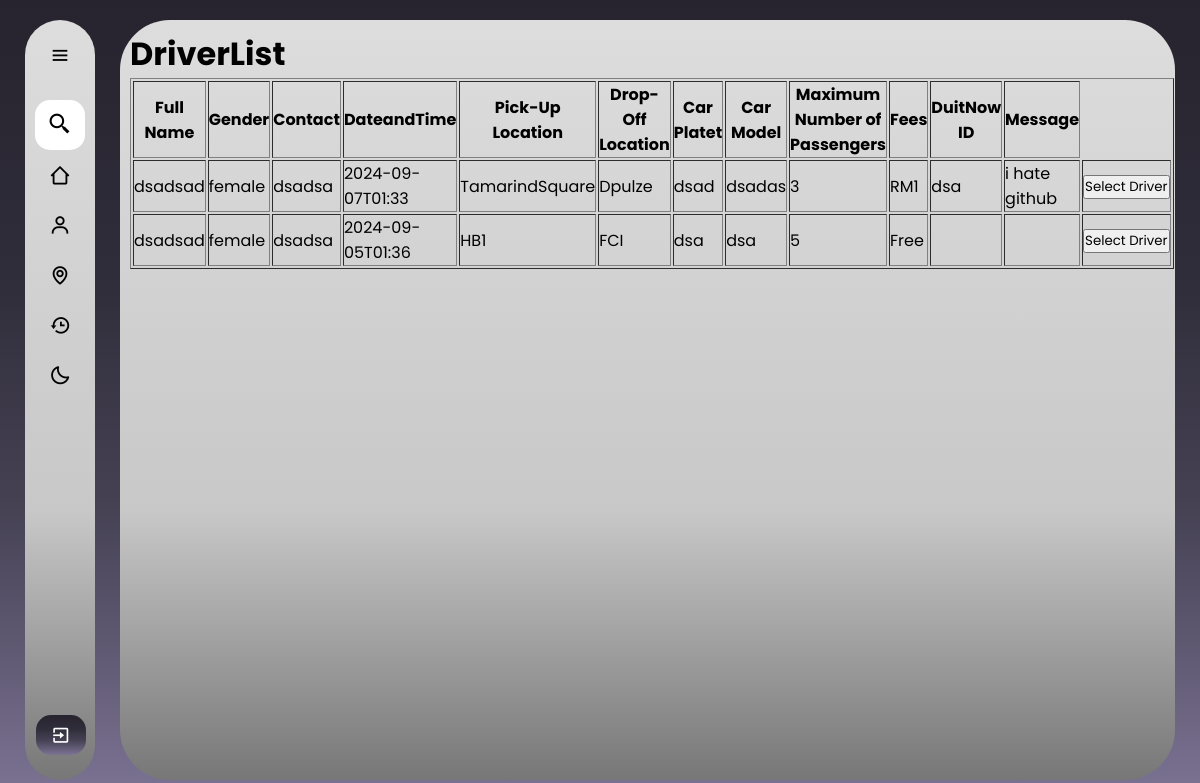
Before: /drivers_list (signed in) with the older database file.
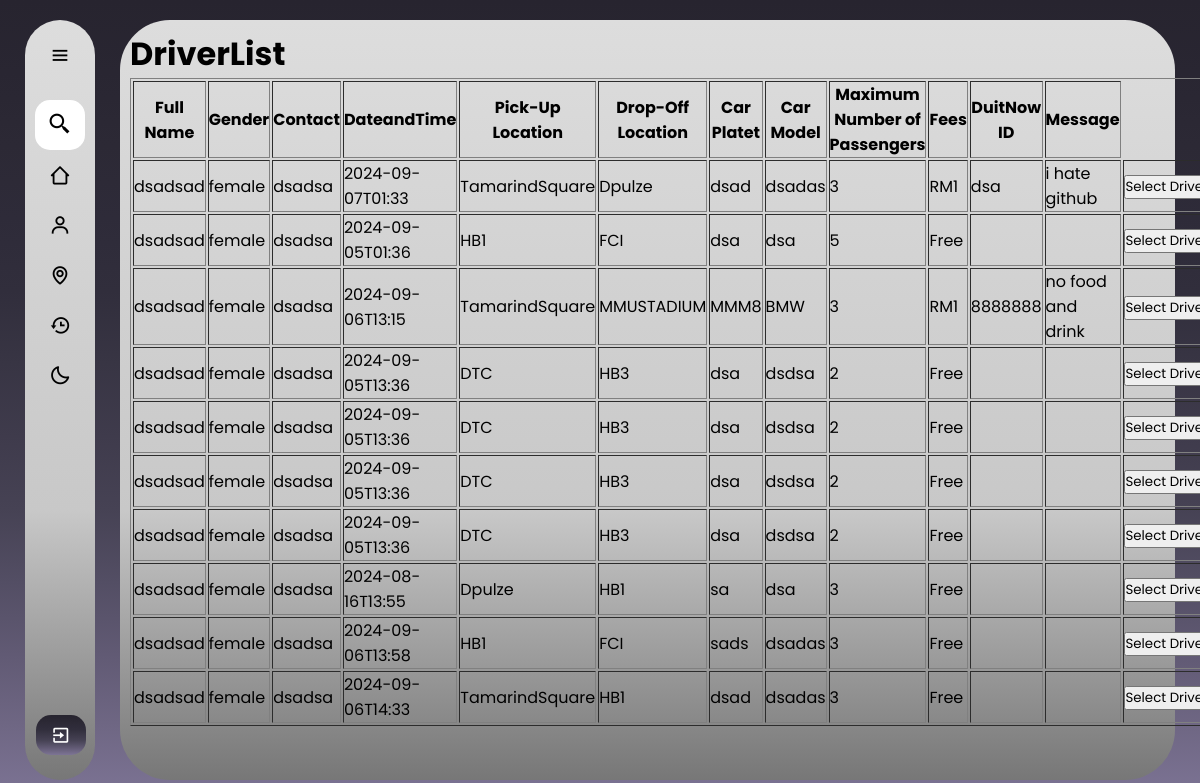
After: the same page with the newer database file.
### web/models.py (models this page shows)
class Profile(db.Model):
    id = db.Column(db.Integer, primary_key=True)
    fullName = db.Column(db.String(150))
    gender = db.Column(db.String(100), nullable=False)
    contact = db.Column(db.String(15), nullable=False)
    user_id = db.Column(db.Integer, db.ForeignKey('user.id'), nullable=False)

class Driverspost(db.Model):
    id = db.Column(db.Integer, primary_key=True)
    dateandTime = db.Column(db.String(10), nullable=False)
    pickup = db.Column(db.String(100), nullable=False)
    dropoff = db.Column(db.String(100), nullable=False)
    carplate = db.Column(db.String(100), nullable=False)
    carmodel = db.Column(db.String(100), nullable=False)
    totalperson = db.Column(db.Integer, nullable=False)
    fees = db.Column(db.String(100), nullable=False)
    duitnowid = db.Column(db.String(100), nullable=False)
    message = db.Column(db.String(100), nullable=False)
    user_id = db.Column(db.Integer, db.ForeignKey('user.id'), nullable=False)
    passenger_matches = db.relationship('PassengerMatch', foreign_keys='PassengerMatch.driver_id', backref='driver_post', lazy=True)

### web/routes.py (the view)
@bp.route('/drivers_list')
@login_required
def drivers_list():
    drivers = Driverspost.query.all()
    profiles = Profile.query.all()
    profile_dict = {profile.user_id: profile for profile in profiles}
    print("Profile Dict:", profile_dict)
    for driver in drivers:
        print(f"Driver ID: {driver.id}, User ID: {driver.user_id}")
    return render_template('drivers_list.html', drivers=drivers, profile_dict=profile_dict)

### web/__init__.py (called while the page is built)
def create_app():
    app = Flask(__name__)
    app.config['SQLALCHEMY_DATABASE_URI'] = 'sqlite:///carpooling.db'
    app.config['SQLALCHEMY_TRACK_MODIFICATIONS'] = False
    app.config['SECRET_KEY'] = 'your_secret_key'
    db.init_app(app)
    login_manager.init_app(app)
    login_manager.login_view = 'login'
    from .models import User, Driverspost, Profile, PassengerMatch
    @login_manager.user_loader
    def load_user(user_id):
        return User.query.get(int(user_id))
    with app.app_context():
        db.create_all()
    from .routes import bp as main_bp
    app.register_blueprint(main_bp)
    return app

### web/templates/drivers_list.html (shortened to what this page needs)
<!DOCTYPE html>
<html lang="en">
  <head>
    <link rel="stylesheet" href="../static/drivers_list.css">
    <link href='https://unpkg.com/boxicons@2.1.4/css/boxicons.min.css' rel='stylesheet'>
  </head>
  <body>
    <div class="sidebar">
      <div class="logo_name">
        <i class='bx bx-menu' id="btn" ></i>
      </div>
      <ul class="nav_list">
        <li>
            <i class='bx bx-search-alt-2' ></i>
            <input type="text" placeholder="Search...">
        </li>
        <li>
          <a href="#">
            <i class='bx bx-home-alt-2' ></i>
          </a>
        </li>
        <li>
          <a href="#">
            <i class='bx bx-user'></i>
          </a>
        </li>
        <li>
          <a href="#">
            <i class='bx bx-map' ></i>
          </a>
        </li>
        <li>
          <a href="#">
            <i class='bx bx-history' ></i>
          </a>
        </li>
        <li>
          <a href="#">
            <i class='bx bx-moon'></i>
          </a>
        </li>
      <div class="profile_content">
        <div class="profile">
          <a href="/">
            <i class='bx bx-exit' id="logout" ></i>
          </a>
        </div>
      </div>
    </div>
    <div class="right_box">
        <h1>DriverList</h1>
    <table border="1">
        <tr>
            <th>Full Name</th>
            <th>Gender</th>
            <th>Contact</th>
            <th>DateandTime</th>
            <th>Pick-Up Location</th>
            <th>Drop-Off Location</th>
            <th>Car Platet</th>
            <th>Car Model</th>
            <th>Maximum Number of Passengers</th>
            <th>Fees</th>
            <th>DuitNow ID</th>
            <th>Message</th>
        </tr>
        {% for driver in drivers %}
        <tr>
            <td>{{ profile_dict[driver.user_id].fullName if profile_dict[driver.user_id] else 'N/A' }}</td>
            <td>{{ profile_dict[driver.user_id].gender if profile_dict[driver.user_id] else 'N/A' }}</td>
            <td>{{ profile_dict[driver.user_id].contact if profile_dict[driver.user_id] else 'N/A' }}</td>
            <td>{{ driver.dateandTime }}</td>
            <td>{{ driver.pickup }}</td>
            <td>{{ driver.dropoff }}</td>
            <td>{{ driver.carplate }}</td>
            <td>{{ driver.carmodel }}</td>
            <td>{{ driver.totalperson }}</td>
            <td>{{ driver.fees }}</td>
            <td>{{ driver.duitnowid }}</td>
            <td>{{ driver.message }}</td>
            <td><form action="{{ url_for('main.select_driver', driver_id=driver.id) }}" method="POST">
                    <input type="submit" value="Select Driver" class="btn">
                </form>
            </td>
        </tr>
        {% endfor %}
    </table>
    </div>
  </body>
</html>

### web/static/drivers_list.css (style rules this page uses)
* { margin: 0; padding: 0; box-sizing: border-box; font-family: "poppins"; }
body { position: relative; min-height: 100vh; width: 100%; overflow: hidden; background-image: linear-gradient(to bottom, #27242f, #292632, #2c2935, #2e2b39, #312e3c, #383544, #3f3b4c, #464254, #534e64, #615a74, #6f6784, #7d7495); }
.sidebar { position: fixed; top: 20px; bottom: 20px; left: 25px; width: 70px; background: linear-gradient(180deg, #DDDDDD 0%, #C8C8C8 64.5%, #777777 100%); padding: 10px 10px; border-radius: 50px; transition: all 0.5s ease; }
.sidebar #btn { position: absolute; left: 50%; top: 10px; font-size: 22px; height: 50px; width: 50px; text-align: center; line-height: 50px; transform: translateX(-50%); }
.sidebar ul { margin-top: 20px; }
.sidebar ul li { list-style: none; line-height: 50px; position: relative; height: 50px; width: 100%; }
.sidebar ul li input { position: absolute; height: 100%; width: 100%; left: 0; top: 0; border-radius: 15px; outline: none; border: none; background: white; padding-left: 50px; font-size: 16px; color: black; }
.sidebar ul li .bx-search-alt-2 { position: absolute; z-index: 100; height: 50px; min-width: 50px; line-height: 50px; text-align: center; font-size: 25px; transition: all 0.5s ease; }
.sidebar ul li a { color: black; display: flex; align-items: center; text-decoration: none; border-radius: 15px; white-space: nowrap; }
.sidebar ul li a i { font-size: 22px; height: 50px; min-width: 50px; line-height: 50px; text-align: center; transition: all 0.5s ease; }
.sidebar .profile_content { position: absolute; color: white; bottom: 20px; left: 15px; width: 85%; }
.sidebar .profile_content .profile { position: relative; padding: 0 10px; height: 50px; border-radius: 15px; }
.profile #logout { color: white; cursor: pointer; position: absolute; left: 35%; bottom: 5px; transform: translateX(-50%); min-width: 50px; line-height: 40px; font-size: 20px; border-radius: 15px; text-align: center; transition: all 0.4s ease; background-image: linear-gradient(to bottom, #27242f, #292632, #2c2935, #2e2b39, #312e3c, #383544, #3f3b4c, #464254, #534e64, #615a74, #6f6784, #7d7495); }
.right_box { position: absolute; top: 20px; bottom: 20px; left: 120px; right: 25px; background: linear-gradient(180deg, #DDDDDD 0%, #C8C8C8 64.5%, #777777 100%); padding: 10px 10px; border-radius: 50px; transition: all 0.5s ease; z-index: -1; }

Changed rows visible on the page:
added Driverspost: Profile.fullName "dsadsad", Profile.gender "female", Profile.contact "dsadsa", dateandTime "2024-09-06T13:15", pickup "TamarindSquare", dropoff "MMUSTADIUM", carplate "MMM8", carmodel "BMW", totalperson "3", fees "RM1", duitnowid "8888888", message "no food and drink"
added Driverspost: Profile.fullName "dsadsad", Profile.gender "female", Profile.contact "dsadsa", dateandTime "2024-09-05T13:36", pickup "DTC", dropoff "HB3", carplate "dsa", carmodel "dsdsa", totalperson "2", fees "Free"
added Driverspost: Profile.fullName "dsadsad", Profile.gender "female", Profile.contact "dsadsa", dateandTime "2024-09-05T13:36", pickup "DTC", dropoff "HB3", carplate "dsa", carmodel "dsdsa", totalperson "2", fees "Free"
added Driverspost: Profile.fullName "dsadsad", Profile.gender "female", Profile.contact "dsadsa", dateandTime "2024-09-05T13:36", pickup "DTC", dropoff "HB3", carplate "dsa", carmodel "dsdsa", totalperson "2", fees "Free"
added Driverspost: Profile.fullName "dsadsad", Profile.gender "female", Profile.contact "dsadsa", dateandTime "2024-09-05T13:36", pickup "DTC", dropoff "HB3", carplate "dsa", carmodel "dsdsa", totalperson "2", fees "Free"
added Driverspost: Profile.fullName "dsadsad", Profile.gender "female", Profile.contact "dsadsa", dateandTime "2024-08-16T13:55", pickup "Dpulze", dropoff "HB1", carplate "sa", carmodel "dsa", totalperson "3", fees "Free"
added Driverspost: Profile.fullName "dsadsad", Profile.gender "female", Profile.contact "dsadsa", dateandTime "2024-09-06T13:58", pickup "HB1", dropoff "FCI", carplate "sads", carmodel "dsadas", totalperson "3", fees "Free"
added Driverspost: Profile.fullName "dsadsad", Profile.gender "female", Profile.contact "dsadsa", dateandTime "2024-09-06T14:33", pickup "TamarindSquare", dropoff "HB1", carplate "dsad", carmodel "dsadas", totalperson "3", fees "Free"
